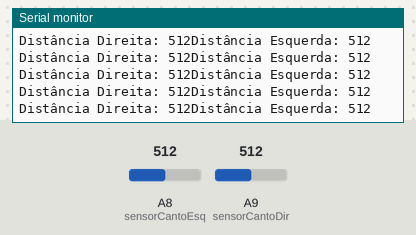
Bench run of a sketch on a simulated Arduino Mega 2560, built with avr-gcc and run on an emulated ATmega2560. Parts: the last lines printed to the serial monitor. Inputs (shaded band) come from the test bench; at power-on: A8 (sensorCantoEsq) = 512, A9 (sensorCantoDir) = 512.

Above: at 1.2 s.
1.3 s: A8 (sensorCantoEsq) set to 716
At 1.56 s:
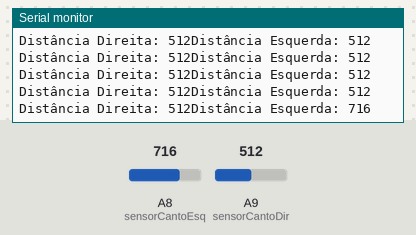
2.8 s: A9 (sensorCantoDir) set to 716
At 2.97 s:
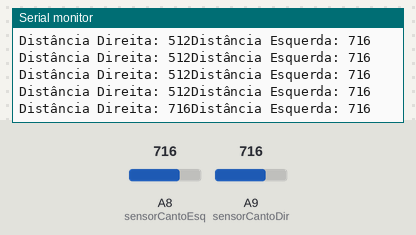
4.3 s: A8 (sensorCantoEsq) set to 900
At 4.37 s:
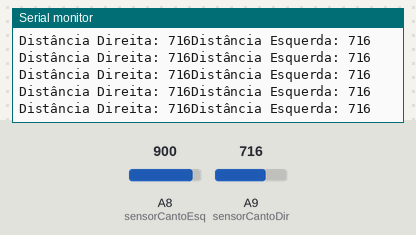
5.8 s: A9 (sensorCantoDir) set to 900
At 5.98 s:
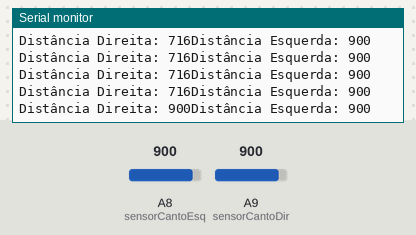
Timing chart, 0 to 8.3 s (numbered marks = the images above; inputs shaded):
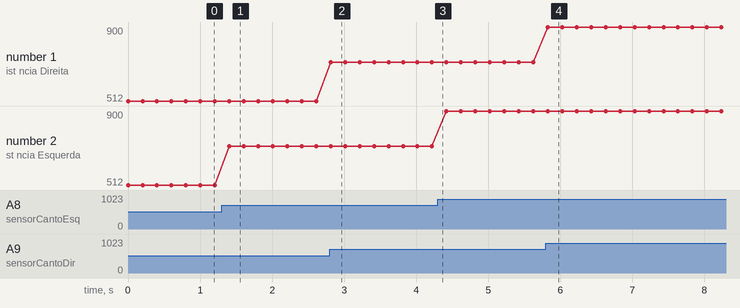

Measured:
- after the input at 1.3 s, the serial monitor: prints a new line after 0.11 s (image 1)
- after the input at 2.8 s, the serial monitor: prints a new line at once (image 2)
- after the input at 5.8 s, the serial monitor: prints a new line at once (image 4)
- plotted number 2: 512 → 716 after the input at 1.3 s, 716 → 900 after the input at 4.3 s

The sketch:

Todos_SHARP-_Leitura.ino
```cpp
                               // Porta analógicas dos sensores
#define sensorCantoDir A9
#define sensorCantoEsq A8

int valorCantoDir, valorCantoEsq = 0;  // Variáveis que guardará o valor lido pela porta


void setup() {

  Serial.begin(9600); // Comunicação Serial

}

void loop() {

    //Valor da variável é igual ao valor lido pela porta analógica
 valorCantoDir = analogRead(sensorCantoDir);
 valorCantoEsq = analogRead(sensorCantoEsq);


//========================================================================================
 Serial.print("Distância Direita: "); // Printa distância
 Serial.print(valorCantoDir); // Printa em frente de distância o valor lido pelo sensor
//===========================================================================================
 Serial.print("Distância Esquerda: "); // Printa distância
 Serial.println(valorCantoEsq); // Printa em frente de distância o valor lido pelo sensor e PULA LINHA
//=======================================================================================

 delay(200); // Espera para começar a leitura novamente
}
```
